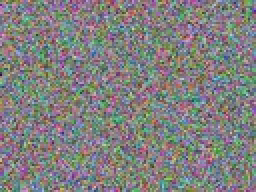
%> input picture week1/static.jpg, 128 x 96 px, shrunk from 320 x 240 before the run (shown 2 times larger)
$ octave --eval "mykmeans;"   (GNU Octave 9; MATLAB toolbox functions it lacks are replaced by stand-ins)
%> lines starting %> are read from the running program, lines starting %| are printed output that depends on the picture
function [ ] = mykmeans( )
% MYKMEANS Summary of this function goes here
% under the algorithmic steps carefully and implement each step below
%
% All you have to modify are in:
% (1)  'K-mean algorithm' section
% (2)  'assign RGB color to each cluster' section
% also, feel free to modify the ite(iteration number in 'settings'
% check or seach TODOs
%
% note,
%  (1) variable 'im_array' is a 1 by row*col by 4 matrix. For each pixel in
%      original testing image, we store its R,G,B value as well as temporal class.
%      To be specific, for each i in row*col, the four elements represent R,G,B,
%      and class for each pixel. Please check the pre-processing for details.
%  (2) variable 'center_vector' is a 3 by 1 by 3 matrix. center_vector(k, 1, 3)
%      denotes the center of class k
%  (3) variable 'process_idx_array' is the index without background
%  (4) after running clustering algorithm, you should pass 'im_array' with
%      k kind of color. And you can pass down the imshow it.

%% settings
% testing image
im = imread('static.jpg');
%> im is the input picture: size 96x128x3 uint8; mean R, G, B 128.7, 128, 127.4
% clustering number k
k = 2;
% iteration number ite, modify it
ite = 10;

imgray = rgb2gray(im);
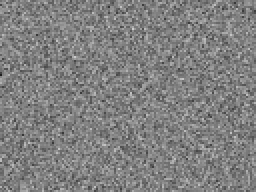
%> imgray: size 96x128 uint8 (shown 2 times larger); min 30, max 206, mean 128.1
im = double(im);
%> im: size 96x128x3 double
[row col height] =  size(im);
%> row = 96; col = 128; height = 3
total_element = row*col;
%> total_element = 12288

% if center does not move in few steps, then stop
center_vector = zeros(k,1,3);
last_center_vector = zeros(k,1,3);

%% initialization
im_array = reshape(im,1,total_element,3);
imgray_array = reshape(imgray,1,total_element);
% remove the background
process_idx_array = find(imgray_array ~= 255);
%> process_idx_array = 12288 values from 1 to 12288
% re-calculating pixels
total_process_element = length(process_idx_array);
%> total_process_element = 12288
% randly choose three points as starting points
rand_array = randperm(total_process_element);
for idx = 1:k
    chosen_idx = process_idx_array(rand_array(idx));
    center_vector(idx,1,:) = im_array(1, chosen_idx, 1:3);
end
%> this loop made 2 passes
%> chosen_idx on passes 1 to 2: 10377, 9314

%% K-mean algorithm
im_array(:,:,4) = 0;
for iter = 1:ite
    % assigning each point to cluster with nearest mean
    newIm = reshape(im_array(:,:,1:3), row*col, 3, 1);
    distances = pdist2(newIm, reshape(center_vector,k,3,1));

    for idx = process_idx_array

        [num class] = min(distances(idx,:));
        im_array(1, idx, 4) = class;

        % you should update im_array(1, idx, 4) = class;
    end
    % re-calculatin new mean
    im_array1 = im_array(1, :, 1);
    im_array2 = im_array(1, :, 2);
    im_array3 = im_array(1, :, 3);

    for idx = 1:k
        r = mean(im_array1(im_array(:, :, 4) == idx));
        g = mean(im_array2(im_array(:, :, 4) == idx));
        b = mean(im_array3(im_array(:, :, 4) == idx));
        % you should update 'center_vector'
        last_center_vector = center_vector;
        center_vector(idx,1,1) = r;
        center_vector(idx,1,2) = g;
        center_vector(idx,1,3) = b;

    end
    % If no mean has changed more than some one time, stop
    if(isequal(center_vector, last_center_vector))
        break;
    end
iter
end

%% assign RGB color to each cluster
% TODOs:
% implement a way to assign the color for each clustering
for idx = process_idx_array
    im_array(:, idx, 1) = center_vector(im_array(:, idx, 4),1, 1);
    im_array(:, idx, 2) = center_vector(im_array(:, idx, 4),1, 2);
    im_array(:, idx, 3) = center_vector(im_array(:, idx, 4),1, 3);
end

%% show image
k_im = reshape(im_array,row,col,4);
k_im = k_im(:,:,1:3);
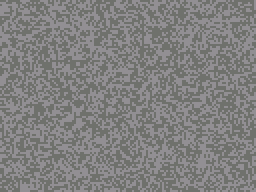
%> k_im: size 96x128x3 double (shown 2 times larger); mean R, G, B 128.7, 128, 127.4; mean of the top-left, top-right, bottom-left and bottom-right quarters 128.4, 127.6, 128.4, 127.8
imshow(k_im/256);

$ run again, with week1/colors.jpg copied over week1/static.jpg
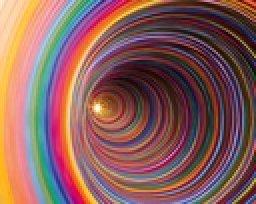
%> input picture week1/colors.jpg, 128 x 102 px, shrunk from 425 x 339 before the run (shown 2 times larger)
%> in mykmeans, im is the input picture: size 102x128x3 uint8; mean R, G, B 136.8, 94.4, 90.4
%> in mykmeans, `imgray = rgb2gray(im);`:
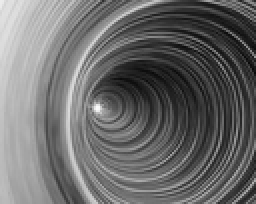
%> imgray: size 102x128 uint8 (shown 2 times larger); min 8, max 250, mean 106.6
%> im: size 102x128x3 double
%> process_idx_array = 13056 values from 1 to 13056
%> total_process_element = 13056
%> the loop in mykmeans, `for idx = 1:k` made 2 passes
%> chosen_idx on passes 1 to 2: 11025, 9897
%> in mykmeans, `k_im = k_im(:,:,1:3);`:
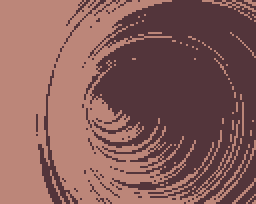
%> k_im: size 102x128x3 double (shown 2 times larger); mean R, G, B 136.8, 94.4, 90.4; mean of the top-left, top-right, bottom-left and bottom-right quarters 132.8, 71.5, 135.5, 88.9

$ run again, with week1/grup.jpg copied over week1/static.jpg
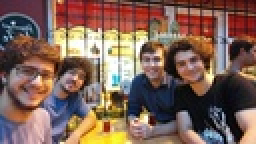
%> input picture week1/grup.jpg, 128 x 72 px, shrunk from 1280 x 720 before the run (shown 2 times larger)
%> in mykmeans, im is the input picture: size 72x128x3 uint8; mean R, G, B 126.7, 98.8, 86.9
%> in mykmeans, `imgray = rgb2gray(im);`:
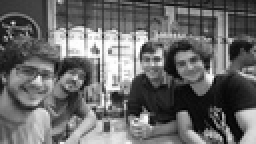
%> imgray: size 72x128 uint8 (shown 2 times larger); min 1, max 255, mean 105.8
%> im: size 72x128x3 double
%> process_idx_array = 9210 values from 1 to 9216
%> total_process_element = 9210
%> the loop in mykmeans, `for idx = 1:k` made 2 passes
%> chosen_idx on passes 1 to 2: 7784, 6988
%> in mykmeans, `k_im = k_im(:,:,1:3);`:
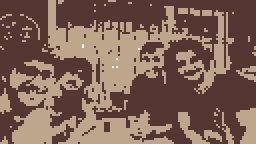
%> k_im: size 72x128x3 double (shown 2 times larger); mean R, G, B 126.7, 98.8, 86.9; mean of the top-left, top-right, bottom-left and bottom-right quarters 102.5, 98.3, 123.7, 92
